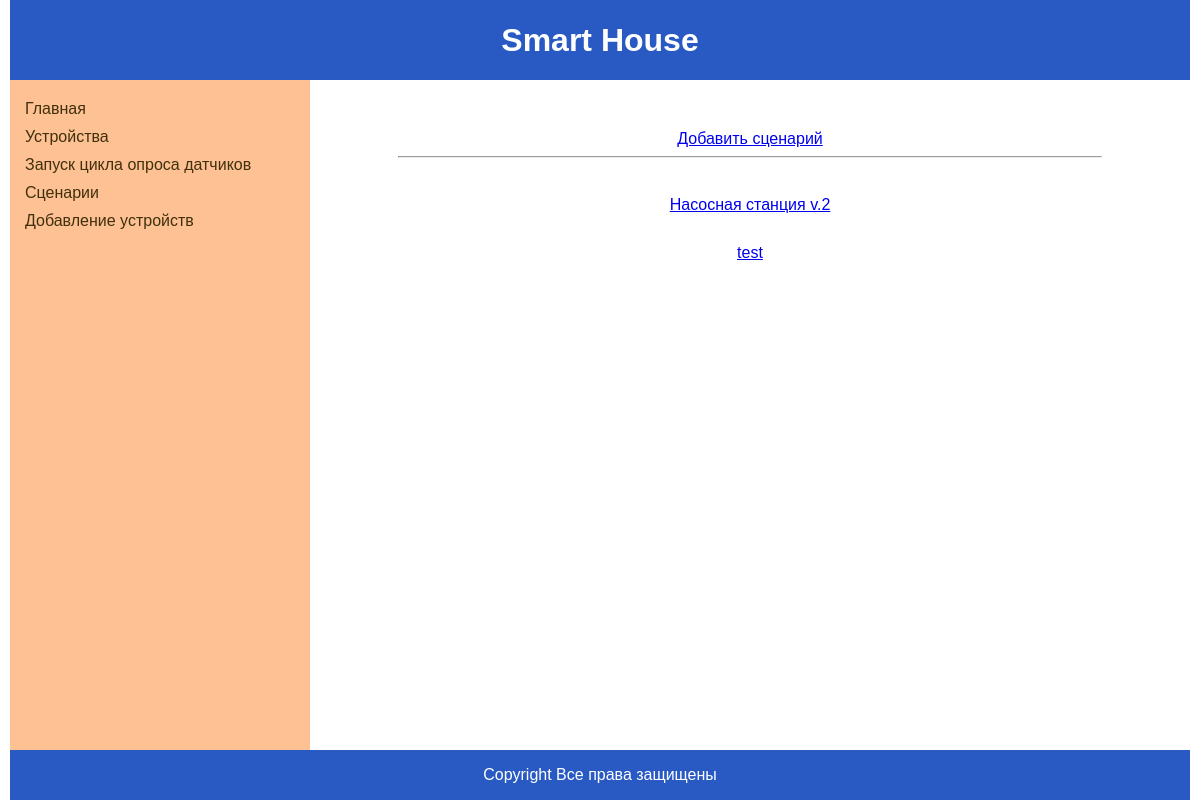
The app's page /scenarios/, older data.
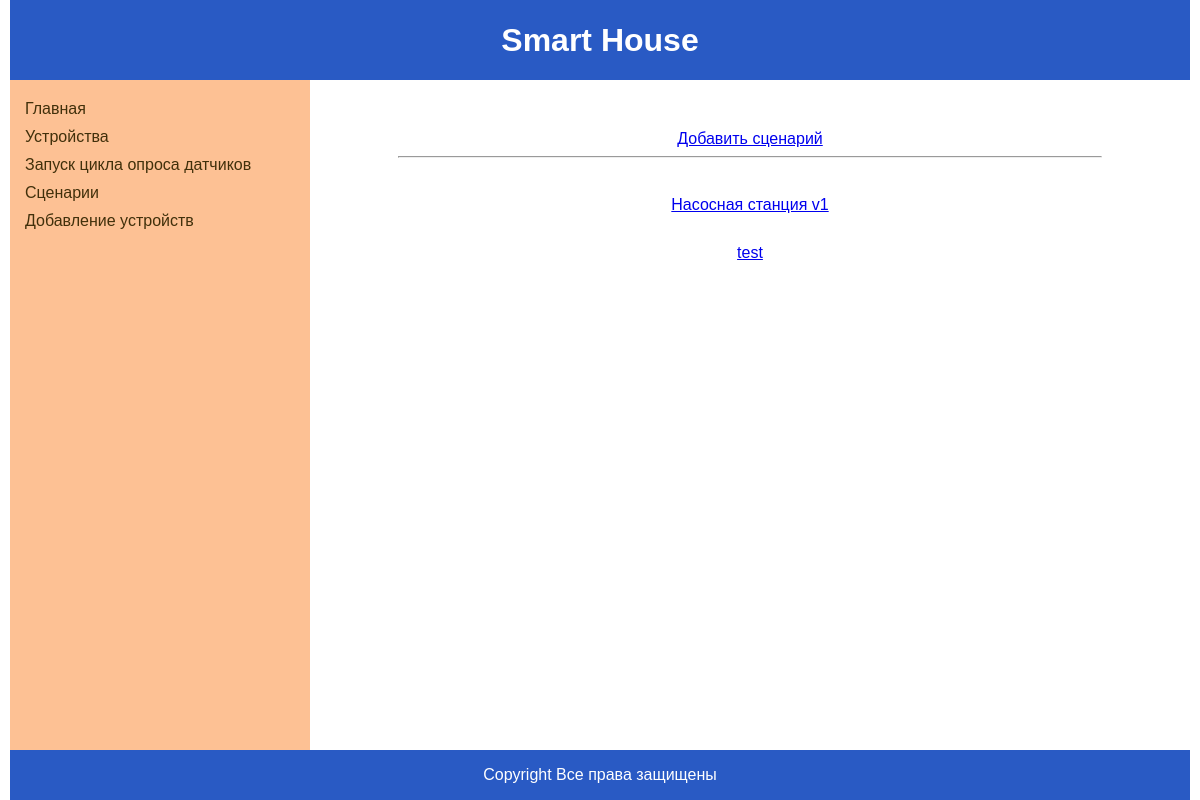
The same page, newer data.
### smart_house/models.py (models this page shows, shortened)
class Scenario(models.Model):
    class Meta:
        db_table = 'scenarios'
    name = models.CharField(
        db_column='name',
        max_length=50,
        unique=True,
        help_text="Введите название сценария",
        verbose_name="Название сценария"
    )
    scenario_type = models.ForeignKey(
        to='ScenarioType',
        db_column='scenario_type_id',
        on_delete=models.CASCADE,
        help_text="Укажите вид сценаярия",
        verbose_name="Вид сценария",
        null=True,
    )
    devices = models.ManyToManyField(to='Device')

### smart_house/views.py (the view)
# urls.py: path('scenarios/', views.ScenarioListView.as_view(), name='scenarios'),
class ScenarioListView(ListView):
    model = Scenario
    template_name = 'smart_house/scenarios.html'
    context_object_name = 'scenarios'

### templates/smart_house/scenarios.html
{% extends "smart_house/base.html" %}
{% block content %}
  <div class="scena-container">
    <div>
        <a href="{% url 'water_pump_scenarios_new' %}">Добавить сценарий</a>
        <hr>
    </div>
    {% if scenarios %}
      {% for scenario in scenarios %}
        <div>
          <a href="{{ scenario.id }}">{{ scenario.name }}</a>
        </div>
      {% endfor %}
    {% endif %}
  </div>
{% endblock content %}

Row changes from the older to the newer data that the page shows:
changed Scenario: name "Насосная станция v.2" → "Насосная станция v1"
